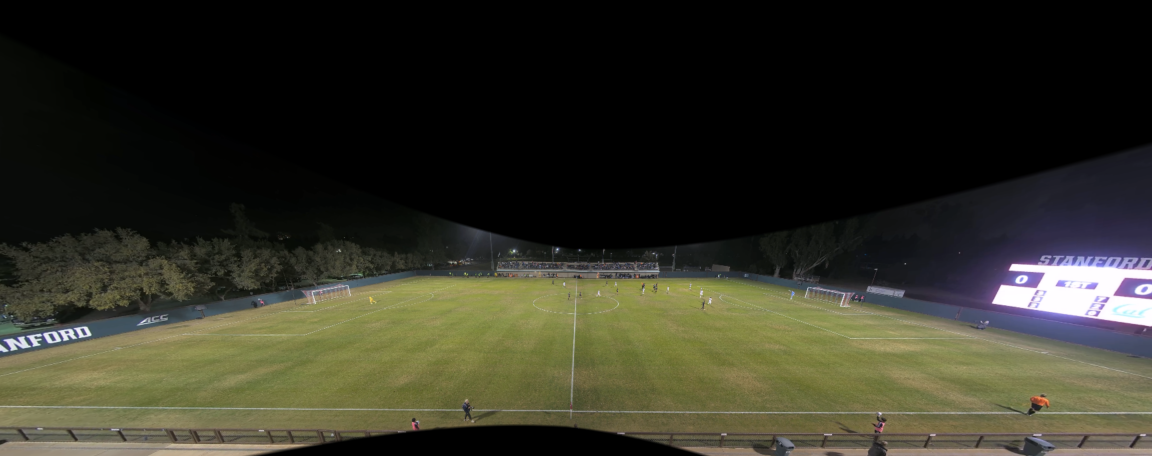
#> input picture Stanford_vs_Berkeley_IMG.png, 3456 x 1368 px (shown at 1/3 size)
$ python main.py --image ../Stanford_vs_Berkeley_IMG.png
#> lines starting #> are read from the running program, lines starting #| are printed output that depends on the picture; after the words box and inside, x2 and y2 are one past the last pixel; in counts of white or black regions, pixels touching at a corner belong together
### src/utils.py
"""
Utility functions for the SoccerVision project.
"""

import cv2
import numpy as np
import os
import matplotlib.pyplot as plt

def load_image(image_path):
    """
    Load an image from the specified path.

    Args:
        image_path (str): Path to the image file.

    Returns:
        numpy.ndarray: Loaded image in BGR format.

    Raises:
        FileNotFoundError: If the image file does not exist.
        Exception: If the image cannot be loaded.
    """
#> called with image_path = '../Stanford_vs_Berkeley_IMG.png'
    if not os.path.exists(image_path):
        raise FileNotFoundError(f"Image file not found: {image_path}")

    image = cv2.imread(image_path)
#> image is the input picture: shape (1368, 3456, 3); mean B, G, R 37.5, 50.2, 50.7
    if image is None:
        raise Exception(f"Failed to load image: {image_path}")

    return image

def save_image(image, output_path):
    """
    Save an image to the specified path.

    Args:
        image (numpy.ndarray): Image to save.
        output_path (str): Path where the image will be saved.

    Returns:
        bool: True if the image was saved successfully, False otherwise.
    """
    directory = os.path.dirname(output_path)
    if not os.path.exists(directory):
        os.makedirs(directory)

    return cv2.imwrite(output_path, image)

# [145 lines left out: functions visualize_results, draw_field_lines, not called in this run]

### src/field_detection.py
"""
Field detection module for the SoccerVision project.

This module contains functions for detecting and segmenting the soccer field
from an input image using color-based thresholding and edge detection.
"""

import cv2
import numpy as np

def detect_field_hsv(image, debug=False):
    """
    Detect the soccer field using HSV color thresholding.

    Args:
        image (numpy.ndarray): Input image in BGR format.
        debug (bool): If True, return intermediate results for debugging.

    Returns:
        numpy.ndarray: Binary mask of the field (255 for field pixels, 0 for non-field).
        dict (optional): Dictionary containing intermediate results for debugging.
    """
#> called with debug = False
    # Convert BGR to HSV
    hsv = cv2.cvtColor(image, cv2.COLOR_BGR2HSV)
#> hsv: shape (1368, 3456, 3); mean H, S, V 30, 49, 53.1

    # Define range of green color in HSV
    # TODO: Make these thresholds configurable or adaptive based on the image
    lower_green = np.array([35, 50, 50])
    upper_green = np.array([90, 255, 255])

    # Threshold the HSV image to get only green colors
    mask = cv2.inRange(hsv, lower_green, upper_green)
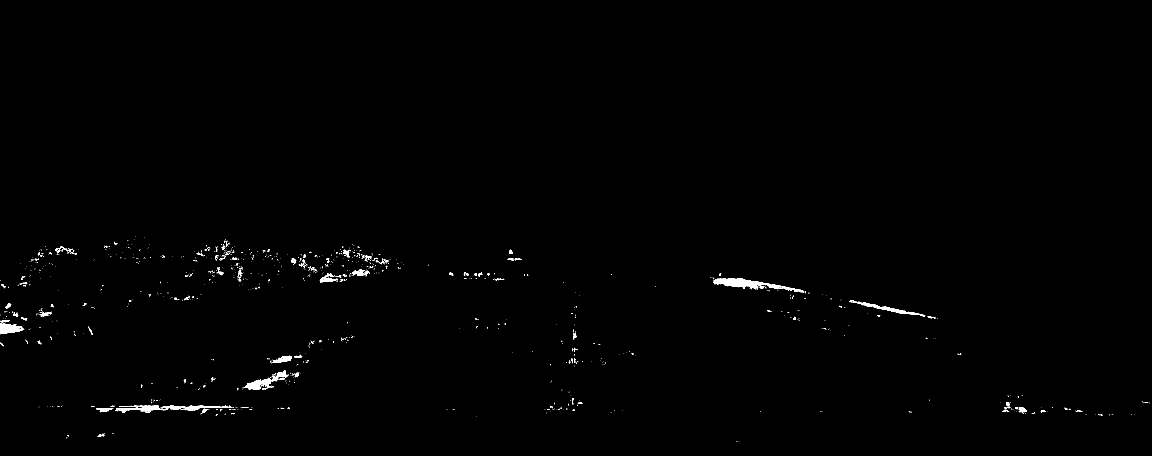
#> mask: shape (1368, 3456) (shown at 1/3 size); 0.45% white; 1126 white regions (1015 under 20 px), largest, box (x1, y1, x2, y2) and area: (2139, 834, 2414, 878) 3640, (735, 1111, 866, 1170) 1967, (0, 969, 73, 1003) 1545

    # Apply morphological operations to clean up the mask
    kernel = np.ones((5, 5), np.uint8)
    mask = cv2.morphologyEx(mask, cv2.MORPH_OPEN, kernel)
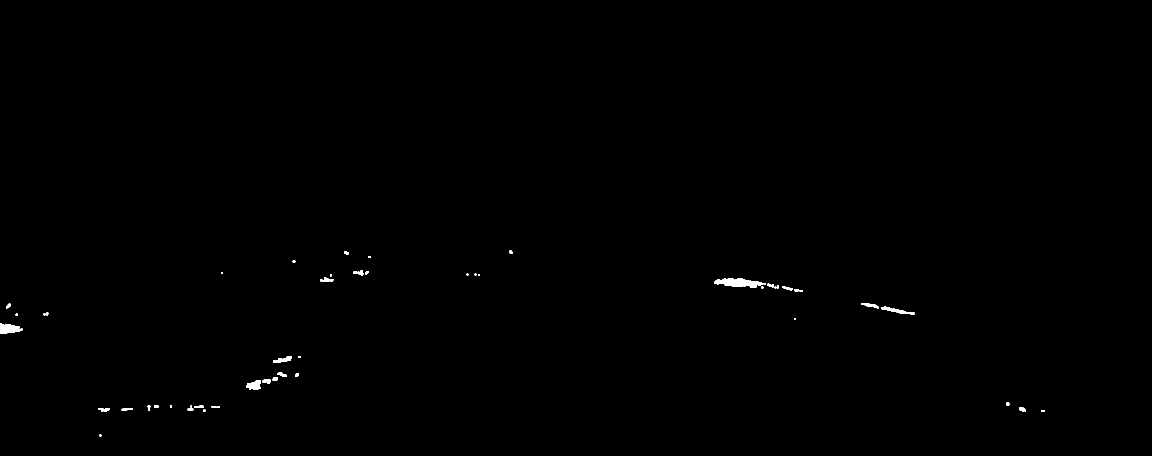
#> mask: shape (1368, 3456) (shown at 1/3 size); 0.22% white; 56 white regions, largest, box (x1, y1, x2, y2) and area: (2143, 835, 2290, 863) 2492, (0, 971, 68, 1002) 1439, (739, 1142, 783, 1168) 840
    mask = cv2.morphologyEx(mask, cv2.MORPH_CLOSE, kernel)
#> mask: shape (1368, 3456); 0.23% white; 43 white regions

    # Find the largest contour (assuming it's the field)
    contours, _ = cv2.findContours(mask, cv2.RETR_EXTERNAL, cv2.CHAIN_APPROX_SIMPLE)
#> contours = 43 contours, 3 with area under 20; largest, box (x1, y1, x2, y2) and area: (2143, 835, 2298, 863) 2394, (0, 971, 68, 1002) 1362, (739, 1138, 811, 1168) 1002, (2645, 920, 2744, 944) 667, (819, 1068, 875, 1088) 520
#> (the rest of the program and of its run is left out)
